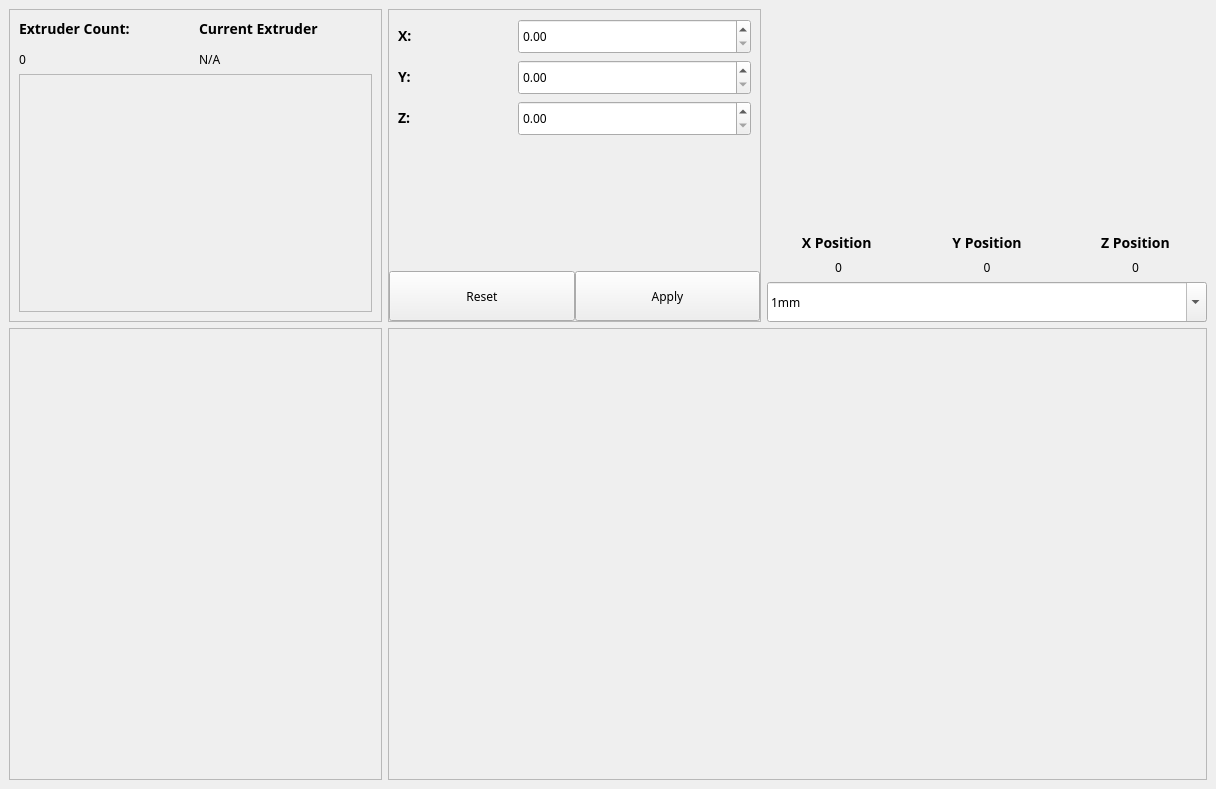
<?xml version="1.0" encoding="UTF-8"?>
<ui version="4.0">
 <class>ToolheadWidget</class>
 <widget class="QFrame" name="ToolheadWidget">
  <property name="geometry">
   <rect>
    <x>0</x>
    <y>0</y>
    <width>1216</width>
    <height>789</height>
   </rect>
  </property>
  <property name="font">
   <font>
    <family>Sans Serif</family>
   </font>
  </property>
  <property name="windowTitle">
   <string>Frame</string>
  </property>
  <layout class="QGridLayout" name="gridLayout">
   <property name="leftMargin">
    <number>0</number>
   </property>
   <property name="topMargin">
    <number>0</number>
   </property>
   <property name="rightMargin">
    <number>0</number>
   </property>
   <property name="bottomMargin">
    <number>0</number>
   </property>
   <item row="0" column="0">
    <widget class="QFrame" name="toolheadWidget">
     <property name="sizePolicy">
      <sizepolicy hsizetype="Minimum" vsizetype="Preferred">
       <horstretch>0</horstretch>
       <verstretch>0</verstretch>
      </sizepolicy>
     </property>
     <property name="minimumSize">
      <size>
       <width>360</width>
       <height>0</height>
      </size>
     </property>
     <property name="maximumSize">
      <size>
       <width>16777215</width>
       <height>16777215</height>
      </size>
     </property>
     <layout class="QGridLayout" name="gridLayout_15">
      <property name="leftMargin">
       <number>0</number>
      </property>
      <property name="topMargin">
       <number>0</number>
      </property>
      <property name="rightMargin">
       <number>0</number>
      </property>
      <property name="bottomMargin">
       <number>0</number>
      </property>
      <property name="spacing">
       <number>0</number>
      </property>
      <item row="0" column="0" colspan="2">
       <widget class="QWidget" name="widget_5" native="true">
        <layout class="QGridLayout" name="gridLayout_17">
         <property name="leftMargin">
          <number>9</number>
         </property>
         <property name="topMargin">
          <number>9</number>
         </property>
         <property name="rightMargin">
          <number>9</number>
         </property>
         <property name="bottomMargin">
          <number>9</number>
         </property>
         <item row="0" column="1" rowspan="3">
          <widget class="CardWidget" name="targetPositionFrame">
           <property name="sizePolicy">
            <sizepolicy hsizetype="Expanding" vsizetype="Preferred">
             <horstretch>0</horstretch>
             <verstretch>0</verstretch>
            </sizepolicy>
           </property>
           <property name="minimumSize">
            <size>
             <width>0</width>
             <height>0</height>
            </size>
           </property>
           <property name="maximumSize">
            <size>
             <width>16777215</width>
             <height>16777215</height>
            </size>
           </property>
           <property name="frameShape">
            <enum>QFrame::Shape::StyledPanel</enum>
           </property>
           <property name="frameShadow">
            <enum>QFrame::Shadow::Raised</enum>
           </property>
           <layout class="QGridLayout" name="currentPositionLayout">
            <property name="leftMargin">
             <number>0</number>
            </property>
            <property name="topMargin">
             <number>0</number>
            </property>
            <property name="rightMargin">
             <number>0</number>
            </property>
            <property name="bottomMargin">
             <number>0</number>
            </property>
            <property name="spacing">
             <number>0</number>
            </property>
            <item row="0" column="1" colspan="2">
             <widget class="QWidget" name="currentPositionContentWidget" native="true">
              <property name="minimumSize">
               <size>
                <width>0</width>
                <height>40</height>
               </size>
              </property>
              <layout class="QVBoxLayout" name="currentPositionContentLayout">
               <property name="spacing">
                <number>0</number>
               </property>
               <property name="leftMargin">
                <number>0</number>
               </property>
               <property name="topMargin">
                <number>0</number>
               </property>
               <property name="rightMargin">
                <number>0</number>
               </property>
               <property name="bottomMargin">
                <number>0</number>
               </property>
               <item>
                <widget class="QWidget" name="widget_10" native="true">
                 <layout class="QGridLayout" name="gridLayout_32">
                  <item row="0" column="1" colspan="2">
                   <widget class="QDoubleSpinBox" name="xDestinationSpinBox">
                    <property name="sizePolicy">
                     <sizepolicy hsizetype="Expanding" vsizetype="Fixed">
                      <horstretch>0</horstretch>
                      <verstretch>0</verstretch>
                     </sizepolicy>
                    </property>
                    <property name="minimumSize">
                     <size>
                      <width>0</width>
                      <height>35</height>
                     </size>
                    </property>
                    <property name="maximumSize">
                     <size>
                      <width>16777215</width>
                      <height>35</height>
                     </size>
                    </property>
                    <property name="prefix">
                     <string/>
                    </property>
                    <property name="maximum">
                     <double>1000.000000000000000</double>
                    </property>
                   </widget>
                  </item>
                  <item row="0" column="0">
                   <widget class="QLabel" name="label_3">
                    <property name="sizePolicy">
                     <sizepolicy hsizetype="Minimum" vsizetype="Preferred">
                      <horstretch>0</horstretch>
                      <verstretch>0</verstretch>
                     </sizepolicy>
                    </property>
                    <property name="text">
                     <string>&lt;h3&gt;X: &lt;/h3&gt;</string>
                    </property>
                   </widget>
                  </item>
                  <item row="2" column="0">
                   <widget class="QLabel" name="label_7">
                    <property name="sizePolicy">
                     <sizepolicy hsizetype="Minimum" vsizetype="Preferred">
                      <horstretch>0</horstretch>
                      <verstretch>0</verstretch>
                     </sizepolicy>
                    </property>
                    <property name="text">
                     <string>&lt;h3&gt;Z: &lt;/h3&gt;</string>
                    </property>
                   </widget>
                  </item>
                  <item row="1" column="0">
                   <widget class="QLabel" name="label_4">
                    <property name="sizePolicy">
                     <sizepolicy hsizetype="Minimum" vsizetype="Preferred">
                      <horstretch>0</horstretch>
                      <verstretch>0</verstretch>
                     </sizepolicy>
                    </property>
                    <property name="text">
                     <string>&lt;h3&gt;Y: &lt;/h3&gt;</string>
                    </property>
                   </widget>
                  </item>
                  <item row="2" column="1" colspan="2">
                   <widget class="QDoubleSpinBox" name="zDestinationSpinBox">
                    <property name="sizePolicy">
                     <sizepolicy hsizetype="Expanding" vsizetype="Fixed">
                      <horstretch>0</horstretch>
                      <verstretch>0</verstretch>
                     </sizepolicy>
                    </property>
                    <property name="minimumSize">
                     <size>
                      <width>0</width>
                      <height>35</height>
                     </size>
                    </property>
                    <property name="maximumSize">
                     <size>
                      <width>16777215</width>
                      <height>35</height>
                     </size>
                    </property>
                    <property name="maximum">
                     <double>1000.000000000000000</double>
                    </property>
                   </widget>
                  </item>
                  <item row="1" column="1" colspan="2">
                   <widget class="QDoubleSpinBox" name="yDestinationSpinBox">
                    <property name="sizePolicy">
                     <sizepolicy hsizetype="Expanding" vsizetype="Fixed">
                      <horstretch>0</horstretch>
                      <verstretch>0</verstretch>
                     </sizepolicy>
                    </property>
                    <property name="minimumSize">
                     <size>
                      <width>0</width>
                      <height>35</height>
                     </size>
                    </property>
                    <property name="maximumSize">
                     <size>
                      <width>16777215</width>
                      <height>35</height>
                     </size>
                    </property>
                    <property name="maximum">
                     <double>1000.000000000000000</double>
                    </property>
                   </widget>
                  </item>
                  <item row="3" column="1">
                   <spacer name="verticalSpacer_2">
                    <property name="orientation">
                     <enum>Qt::Orientation::Vertical</enum>
                    </property>
                    <property name="sizeHint" stdset="0">
                     <size>
                      <width>20</width>
                      <height>40</height>
                     </size>
                    </property>
                   </spacer>
                  </item>
                 </layout>
                </widget>
               </item>
               <item>
                <layout class="QHBoxLayout" name="horizontalLayout">
                 <property name="spacing">
                  <number>0</number>
                 </property>
                 <item>
                  <widget class="QPushButton" name="positionResetButton">
                   <property name="sizePolicy">
                    <sizepolicy hsizetype="Preferred" vsizetype="Fixed">
                     <horstretch>0</horstretch>
                     <verstretch>0</verstretch>
                    </sizepolicy>
                   </property>
                   <property name="minimumSize">
                    <size>
                     <width>0</width>
                     <height>50</height>
                    </size>
                   </property>
                   <property name="maximumSize">
                    <size>
                     <width>16777215</width>
                     <height>50</height>
                    </size>
                   </property>
                   <property name="text">
                    <string>Reset</string>
                   </property>
                  </widget>
                 </item>
                 <item>
                  <widget class="QPushButton" name="positionApplyButton">
                   <property name="sizePolicy">
                    <sizepolicy hsizetype="Preferred" vsizetype="Fixed">
                     <horstretch>0</horstretch>
                     <verstretch>0</verstretch>
                    </sizepolicy>
                   </property>
                   <property name="minimumSize">
                    <size>
                     <width>0</width>
                     <height>50</height>
                    </size>
                   </property>
                   <property name="maximumSize">
                    <size>
                     <width>16777215</width>
                     <height>50</height>
                    </size>
                   </property>
                   <property name="text">
                    <string>Apply</string>
                   </property>
                  </widget>
                 </item>
                </layout>
               </item>
              </layout>
             </widget>
            </item>
           </layout>
          </widget>
         </item>
         <item row="0" column="2" rowspan="3">
          <widget class="CardWidget" name="toolheadControlFrame">
           <property name="sizePolicy">
            <sizepolicy hsizetype="Minimum" vsizetype="Preferred">
             <horstretch>0</horstretch>
             <verstretch>0</verstretch>
            </sizepolicy>
           </property>
           <property name="minimumSize">
            <size>
             <width>440</width>
             <height>0</height>
            </size>
           </property>
           <property name="maximumSize">
            <size>
             <width>440</width>
             <height>16777215</height>
            </size>
           </property>
           <layout class="QGridLayout" name="gridLayout_16">
            <property name="leftMargin">
             <number>0</number>
            </property>
            <property name="topMargin">
             <number>0</number>
            </property>
            <property name="rightMargin">
             <number>0</number>
            </property>
            <property name="bottomMargin">
             <number>0</number>
            </property>
            <property name="spacing">
             <number>0</number>
            </property>
            <item row="0" column="0" colspan="2">
             <widget class="QWidget" name="toolheadContentWidget" native="true">
              <property name="minimumSize">
               <size>
                <width>0</width>
                <height>100</height>
               </size>
              </property>
              <property name="maximumSize">
               <size>
                <width>440</width>
                <height>16777215</height>
               </size>
              </property>
              <layout class="QGridLayout" name="gridLayout_2">
               <property name="leftMargin">
                <number>0</number>
               </property>
               <property name="topMargin">
                <number>0</number>
               </property>
               <property name="rightMargin">
                <number>0</number>
               </property>
               <property name="bottomMargin">
                <number>0</number>
               </property>
               <item row="0" column="1">
                <widget class="QWidget" name="controlContents" native="true">
                 <property name="sizePolicy">
                  <sizepolicy hsizetype="Fixed" vsizetype="Preferred">
                   <horstretch>0</horstretch>
                   <verstretch>0</verstretch>
                  </sizepolicy>
                 </property>
                 <property name="minimumSize">
                  <size>
                   <width>317</width>
                   <height>218</height>
                  </size>
                 </property>
                 <property name="maximumSize">
                  <size>
                   <width>317</width>
                   <height>16777215</height>
                  </size>
                 </property>
                 <layout class="QGridLayout" name="gridLayout_4">
                  <property name="leftMargin">
                   <number>0</number>
                  </property>
                  <property name="topMargin">
                   <number>0</number>
                  </property>
                  <property name="rightMargin">
                   <number>0</number>
                  </property>
                  <property name="bottomMargin">
                   <number>0</number>
                  </property>
                  <property name="spacing">
                   <number>0</number>
                  </property>
                 </layout>
                </widget>
               </item>
               <item row="0" column="0">
                <spacer name="horizontalSpacer_2">
                 <property name="orientation">
                  <enum>Qt::Orientation::Horizontal</enum>
                 </property>
                 <property name="sizeHint" stdset="0">
                  <size>
                   <width>40</width>
                   <height>20</height>
                  </size>
                 </property>
                </spacer>
               </item>
               <item row="0" column="2">
                <spacer name="horizontalSpacer">
                 <property name="orientation">
                  <enum>Qt::Orientation::Horizontal</enum>
                 </property>
                 <property name="sizeHint" stdset="0">
                  <size>
                   <width>40</width>
                   <height>20</height>
                  </size>
                 </property>
                </spacer>
               </item>
               <item row="1" column="0" colspan="3">
                <layout class="QGridLayout" name="gridLayout_7">
                 <item row="1" column="0">
                  <widget class="QLabel" name="xPosLabel">
                   <property name="text">
                    <string>0</string>
                   </property>
                   <property name="alignment">
                    <set>Qt::AlignmentFlag::AlignCenter</set>
                   </property>
                  </widget>
                 </item>
                 <item row="0" column="1">
                  <widget class="QLabel" name="label_5">
                   <property name="text">
                    <string>&lt;h3&gt;Y Position&lt;/h3&gt;</string>
                   </property>
                   <property name="alignment">
                    <set>Qt::AlignmentFlag::AlignCenter</set>
                   </property>
                  </widget>
                 </item>
                 <item row="1" column="2">
                  <widget class="QLabel" name="zPosLabel">
                   <property name="text">
                    <string>0</string>
                   </property>
                   <property name="alignment">
                    <set>Qt::AlignmentFlag::AlignCenter</set>
                   </property>
                  </widget>
                 </item>
                 <item row="1" column="1">
                  <widget class="QLabel" name="yPosLabel">
                   <property name="text">
                    <string>0</string>
                   </property>
                   <property name="alignment">
                    <set>Qt::AlignmentFlag::AlignCenter</set>
                   </property>
                  </widget>
                 </item>
                 <item row="0" column="2">
                  <widget class="QLabel" name="label_6">
                   <property name="text">
                    <string>&lt;h3&gt;Z Position&lt;/h&gt;</string>
                   </property>
                   <property name="alignment">
                    <set>Qt::AlignmentFlag::AlignCenter</set>
                   </property>
                  </widget>
                 </item>
                 <item row="0" column="0">
                  <widget class="QLabel" name="label_2">
                   <property name="text">
                    <string>&lt;h3&gt;X Position
&lt;/h3&gt;</string>
                   </property>
                   <property name="alignment">
                    <set>Qt::AlignmentFlag::AlignCenter</set>
                   </property>
                  </widget>
                 </item>
                </layout>
               </item>
               <item row="2" column="0" colspan="3">
                <widget class="QComboBox" name="posIncrementSelect">
                 <property name="minimumSize">
                  <size>
                   <width>0</width>
                   <height>40</height>
                  </size>
                 </property>
                 <property name="maximumSize">
                  <size>
                   <width>16777215</width>
                   <height>16777215</height>
                  </size>
                 </property>
                 <property name="editable">
                  <bool>true</bool>
                 </property>
                 <item>
                  <property name="text">
                   <string>1mm</string>
                  </property>
                 </item>
                 <item>
                  <property name="text">
                   <string>5mm</string>
                  </property>
                 </item>
                 <item>
                  <property name="text">
                   <string>10mm</string>
                  </property>
                 </item>
                 <item>
                  <property name="text">
                   <string>100mm</string>
                  </property>
                 </item>
                </widget>
               </item>
              </layout>
             </widget>
            </item>
           </layout>
          </widget>
         </item>
         <item row="3" column="0">
          <widget class="CardWidget" name="detailsCard">
           <property name="sizePolicy">
            <sizepolicy hsizetype="Preferred" vsizetype="Expanding">
             <horstretch>0</horstretch>
             <verstretch>0</verstretch>
            </sizepolicy>
           </property>
           <property name="frameShape">
            <enum>QFrame::Shape::StyledPanel</enum>
           </property>
           <property name="frameShadow">
            <enum>QFrame::Shadow::Raised</enum>
           </property>
           <layout class="QGridLayout" name="gridLayout_6"/>
          </widget>
         </item>
         <item row="3" column="1" colspan="2">
          <widget class="QFrame" name="frame">
           <property name="frameShape">
            <enum>QFrame::Shape::StyledPanel</enum>
           </property>
           <property name="frameShadow">
            <enum>QFrame::Shadow::Raised</enum>
           </property>
          </widget>
         </item>
         <item row="0" column="0" rowspan="3">
          <widget class="CardWidget" name="extruderFrame">
           <property name="frameShape">
            <enum>QFrame::Shape::StyledPanel</enum>
           </property>
           <property name="frameShadow">
            <enum>QFrame::Shadow::Raised</enum>
           </property>
           <layout class="QGridLayout" name="gridLayout_3">
            <property name="leftMargin">
             <number>0</number>
            </property>
            <property name="topMargin">
             <number>0</number>
            </property>
            <property name="rightMargin">
             <number>0</number>
            </property>
            <property name="bottomMargin">
             <number>0</number>
            </property>
            <item row="0" column="0">
             <widget class="QFrame" name="extruderContentFrame">
              <property name="sizePolicy">
               <sizepolicy hsizetype="Expanding" vsizetype="Preferred">
                <horstretch>0</horstretch>
                <verstretch>0</verstretch>
               </sizepolicy>
              </property>
              <property name="font">
               <font>
                <family>Sans Serif</family>
               </font>
              </property>
              <layout class="QGridLayout" name="gridLayout_5">
               <item row="0" column="0">
                <widget class="QLabel" name="extruderCountLabel">
                 <property name="text">
                  <string>&lt;h3&gt;Extruder Count:&lt;/h3&gt;0</string>
                 </property>
                </widget>
               </item>
               <item row="0" column="1">
                <widget class="QLabel" name="currentExtruderLabel">
                 <property name="text">
                  <string>&lt;h3&gt;Current Extruder&lt;/h3&gt; N/A</string>
                 </property>
                </widget>
               </item>
               <item row="1" column="0" colspan="2">
                <widget class="LocationIndicator" name="locationFrame">
                 <property name="sizePolicy">
                  <sizepolicy hsizetype="Preferred" vsizetype="Expanding">
                   <horstretch>0</horstretch>
                   <verstretch>0</verstretch>
                  </sizepolicy>
                 </property>
                 <property name="frameShape">
                  <enum>QFrame::Shape::StyledPanel</enum>
                 </property>
                 <property name="frameShadow">
                  <enum>QFrame::Shadow::Raised</enum>
                 </property>
                </widget>
               </item>
              </layout>
             </widget>
            </item>
           </layout>
          </widget>
         </item>
        </layout>
       </widget>
      </item>
     </layout>
    </widget>
   </item>
  </layout>
 </widget>
 <customwidgets>
  <customwidget>
   <class>CardWidget</class>
   <extends>QFrame</extends>
   <header>common/CardWidget/cardwidget.h</header>
   <container>1</container>
  </customwidget>
  <customwidget>
   <class>LocationIndicator</class>
   <extends>QFrame</extends>
   <header>ui/LocationIndicator/locationindicator.h</header>
   <container>1</container>
  </customwidget>
 </customwidgets>
 <resources/>
 <connections/>
</ui>
